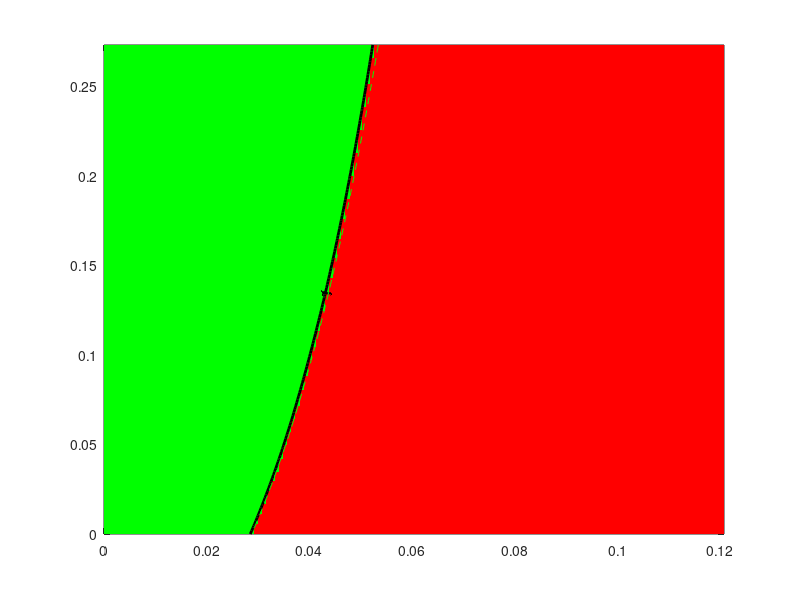

MATLAB code to generate this figure: (Note: this script raises an error after producing the figure.)
clc; clear; close all;

%% Fixed parameters
Lambda_h = 908800;
Lambda_v = 7008000000;
mu_h = 0.0142;
mu_v = 0.5;
mu1 = 0.001;
mu2 = 0.073;
b = 0.6;
c = 0.3;
d = 0.45;
e = 0.8;
sigma = 0.34074;
phi = 0.81425;
rho = 0.52869;


%% Maharashtra baseline parameter (median)
kappa_med  = 0.12416;
epsilon_med = 0.92278;
gamma_med   = 0.0762;
eta_med     = 0.85791;
tau_med     = 0.44533;
delta_med   = 0.05442;

%% 95% CI bounds (from Table 2)
kappa_CI   = [0.109 0.139];
epsilon_CI = [0.862 0.984];
gamma_CI   = [0.063 0.089];
eta_CI     = [0.821 0.895];
tau_CI     = [0.409 0.481];
delta_CI   = [0.048 0.061];

%% Parameter grids
alpha = linspace(0,0.2730,150);   % recovery rate (rows)
beta  = linspace(0,0.1207,150);   % transmission rate (cols)
[Beta,Alpha] = meshgrid(beta,alpha);

%% Monte-Carlo simulation settings
Nsample = 200;      % for quick test; set to 500 or higher when satisfied
R0_all  = NaN([size(Beta), Nsample]);

rng(0); % for reproducibility

%% Monte Carlo loop
for n = 1:Nsample
    % sample parameters uniformly within 95% CI
    kappa   = kappa_CI(1)   + rand*(kappa_CI(2)-kappa_CI(1));
    epsilon = epsilon_CI(1) + rand*(epsilon_CI(2)-epsilon_CI(1));
    gamma   = gamma_CI(1)   + rand*(gamma_CI(2)-gamma_CI(1));
    eta     = eta_CI(1)     + rand*(eta_CI(2)-eta_CI(1));
    tau     = tau_CI(1)     + rand*(tau_CI(2)-tau_CI(1));
    delta   = delta_CI(1)   + rand*(delta_CI(2)-delta_CI(1));
    
    % compute R for this random parameter set
    % break the expression into parts for clarity & numerical safety
    A1 = (rho.*(b.*Beta - c.*Beta.*(eta-1))) ./ (mu_v.*(mu_v+rho));
    part1 = (Lambda_v.*d.*Beta.*epsilon.*kappa.*mu_h) ./ (Lambda_h.*mu_v.*(epsilon+mu_h).*(gamma+mu_h+mu1));
    part2 = (Lambda_v.*e.*Beta.*epsilon.*mu_h.*(kappa-1)) ./ (Lambda_h.*mu_v.*(epsilon+mu_h).*(Alpha+mu_h+mu2));
    R = A1 .* (part1 - part2);
    
    % Replace Inf with NaN (guard against divide by zero)
    R(~isfinite(R)) = NaN;
    
    % Clamp negative R to 0 before sqrt (R should be nonnegative for R0)
    R_clamped = R;
    R_clamped(R_clamped < 0) = 0;
    
    % If R_clamped is NaN everywhere for this n, skip storing to avoid polluting stats
    if all(isnan(R_clamped(:)))
        warning('Sample %d produced all NaNs - skipping', n);
        continue;
    end
    
    R0_all(:,:,n) = sqrt(R_clamped);
    
    % optional progress indicator every 50 samples
    if mod(n,50) == 0
        fprintf('Completed sample %d / %d\n', n, Nsample);
    end
end

%% Remove fully-NaN slices (if some samples were skipped)
valid_slices = squeeze(~all(all(isnan(R0_all),1),2));
R0_all = R0_all(:,:,valid_slices);

if isempty(R0_all)
    error('No valid Monte Carlo samples remained. Check your parameter ranges and expressions.');
end

%% Compute statistics across all samples
% Use median ignoring NaNs. For older MATLAB versions use nanmedian
try
    R0_med = median(R0_all,3,'omitnan');
    R0_p05 = prctile(R0_all,5,3);
    R0_p95 = prctile(R0_all,95,3);
catch
    % fallback for older MATLAB:
    R0_med = nanmedian(R0_all,3);
    R0_p05 = prctile(R0_all,5,3); % prctile handles NaN slices as well
    R0_p95 = prctile(R0_all,95,3);
end

%% Binary map (median)
regionMap = zeros(size(R0_med));
regionMap(R0_med<1)=1;
regionMap(R0_med>=1)=2;

%% Plot median contour with uncertainty shading
% figure('Color','w','Position',[100 100 800 600]);


figure;




% plot median safe/epidemic regions
hMap = pcolor(Beta,Alpha,regionMap);
shading flat;
colormap([0 1 0; 1 0 0]); % light green/red
caxis([1 2]);
hold on;

% contour for median threshold
[c1,h1] = contour(Beta,Alpha,R0_med,[1 1],'k','LineWidth',2);
clabel(c1,h1,'FontSize',11,'FontWeight','bold','Color','k','LabelSpacing',300);

% contour for uncertainty band (5th and 95th percentile thresholds)
[c2,h2] = contour(Beta,Alpha,R0_p05,[1 1],'--','Color',[0.3 0.3 0.3],'LineWidth',2.5);
[c3,h3] = contour(Beta,Alpha,R0_p95,[1 1],'--','Color',[0.3 0.3 0.3],'LineWidth',2.5);

xlabel('\bf \beta','FontSize',13);
ylabel('\bf \alpha','FontSize',13);
title('\bf Maharashtra: Safe (Green) vs Epidemic (Red) Regions','FontSize',14,'FontWeight','bold');

% ---- Add invisible handles for legend ----
hSafe = patch(NaN, NaN, 'g', 'FaceAlpha',0.6, 'EdgeColor','none');
hEpi  = patch(NaN, NaN, 'r', 'FaceAlpha',0.6, 'EdgeColor','none');
hMed  = plot(NaN, NaN, 'k-', 'LineWidth', 2);
hCI   = plot(NaN, NaN, '--', 'Color',[0.3 0.3 0.3], 'LineWidth', 2);

legend([hSafe hEpi hMed hCI], ...
       {'Safe region (R_0 < 1)', ...
        'Epidemic region (R_0 > 1)', ...
        'Threshold (R_0 = 1)', ...
        '95% CI'}, ...
       'Location','northeast', ...
       'FontSize',12, ...
       'FontWeight','bold', ...
       'Box','on');

set(gca,'fontsize',14,'fontweight','bold','linewidth',1)

% set(gca,'FontSize',12,'FontWeight','bold','LineWidth',1.2);
grid on; box on;

hold off;

